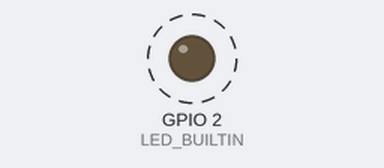
Bench run of a sketch on a simulated ESP8266 (NodeMCU). Shown: output pins drawn as LEDs (lit = HIGH, except the on-board LED, lit = LOW). Dashed ring = blinking.

Above: at 0.2 s.
Timing chart, 0 to 3.0 s (numbered marks = the images above):
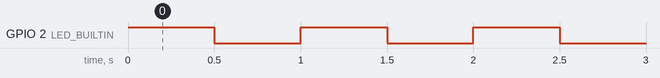

Measured:
- by itself, GPIO 2 (LED_BUILTIN): alternates HIGH for 0.50 s and LOW for 0.50 s

The sketch:

app.ino
```cpp
#include <ESP8266WiFi.h>
#include <Arduino.h>

void setup()
{
    Serial.begin(115200);
    pinMode(LED_BUILTIN, OUTPUT);
}

void loop()
{
    digitalWrite(LED_BUILTIN, 1);
    delay(500);
    digitalWrite(LED_BUILTIN, 0);
    delay(500);
}
```
